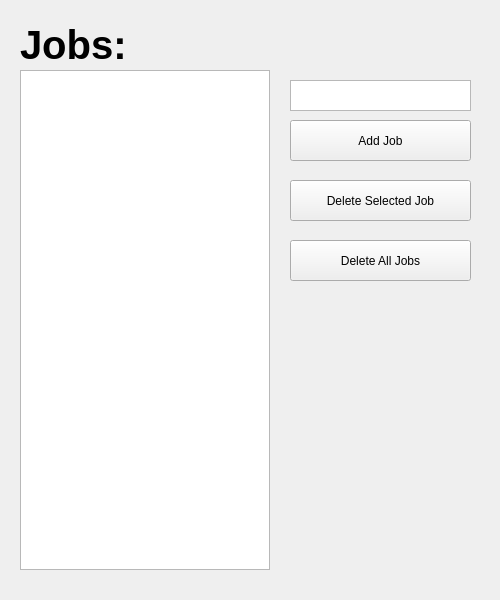
<?xml version="1.0" encoding="UTF-8"?>
<ui version="4.0">
 <class>Jobsdatabase</class>
 <widget class="QMainWindow" name="Jobsdatabase">
  <property name="geometry">
   <rect>
    <x>0</x>
    <y>0</y>
    <width>500</width>
    <height>600</height>
   </rect>
  </property>
  <property name="windowTitle">
   <string>Job's Database</string>
  </property>
  <property name="windowIcon">
   <iconset>
    <normaloff>LogoDefault.png</normaloff>LogoDefault.png</iconset>
  </property>
  <widget class="QWidget" name="centralwidget">
   <widget class="QLabel" name="label">
    <property name="geometry">
     <rect>
      <x>20</x>
      <y>20</y>
      <width>250</width>
      <height>50</height>
     </rect>
    </property>
    <property name="font">
     <font>
      <pointsize>30</pointsize>
      <weight>75</weight>
      <bold>true</bold>
     </font>
    </property>
    <property name="text">
     <string notr="true">Jobs:</string>
    </property>
   </widget>
   <widget class="QListView" name="list">
    <property name="geometry">
     <rect>
      <x>20</x>
      <y>70</y>
      <width>250</width>
      <height>500</height>
     </rect>
    </property>
   </widget>
   <widget class="QPushButton" name="add_job">
    <property name="geometry">
     <rect>
      <x>290</x>
      <y>120</y>
      <width>181</width>
      <height>41</height>
     </rect>
    </property>
    <property name="text">
     <string notr="true">Add Job</string>
    </property>
   </widget>
   <widget class="QPlainTextEdit" name="new_job_text">
    <property name="geometry">
     <rect>
      <x>290</x>
      <y>80</y>
      <width>181</width>
      <height>31</height>
     </rect>
    </property>
    <property name="font">
     <font>
      <pointsize>13</pointsize>
     </font>
    </property>
    <property name="verticalScrollBarPolicy">
     <enum>Qt::ScrollBarAlwaysOff</enum>
    </property>
    <property name="horizontalScrollBarPolicy">
     <enum>Qt::ScrollBarAlwaysOff</enum>
    </property>
    <property name="plainText">
     <string notr="true"/>
    </property>
   </widget>
   <widget class="QPushButton" name="delete_job">
    <property name="geometry">
     <rect>
      <x>290</x>
      <y>180</y>
      <width>181</width>
      <height>41</height>
     </rect>
    </property>
    <property name="text">
     <string notr="true">Delete Selected Job</string>
    </property>
   </widget>
   <widget class="QPushButton" name="delete_all">
    <property name="geometry">
     <rect>
      <x>290</x>
      <y>240</y>
      <width>181</width>
      <height>41</height>
     </rect>
    </property>
    <property name="text">
     <string notr="true">Delete All Jobs</string>
    </property>
   </widget>
  </widget>
 </widget>
 <resources/>
 <connections/>
</ui>
